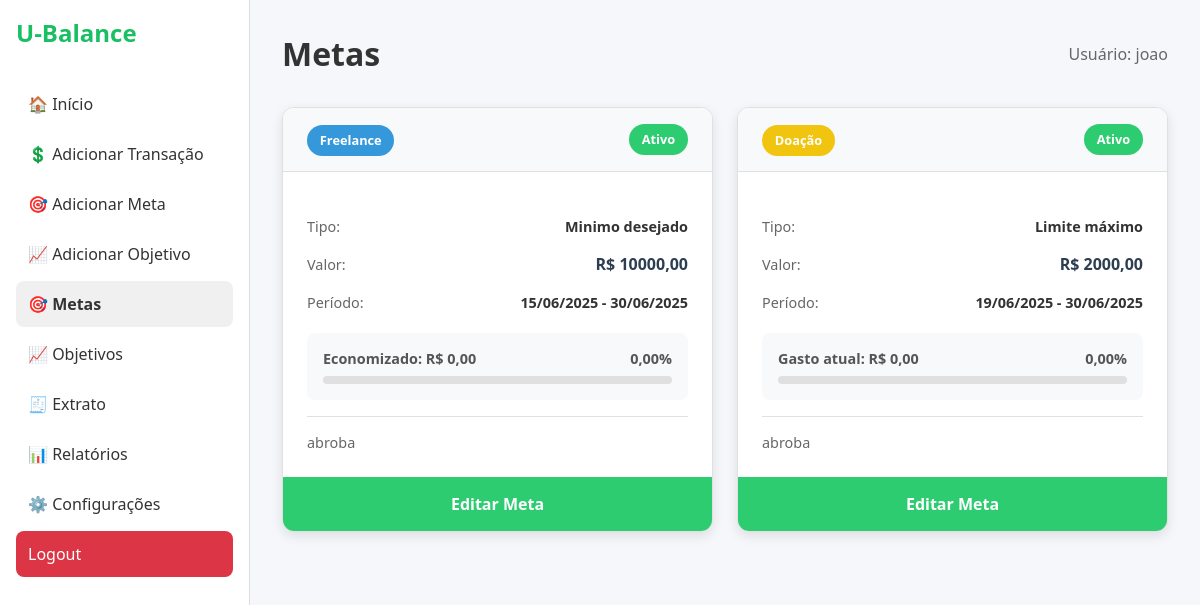
The page /meta/ (signed in) on the database as committed earlier.
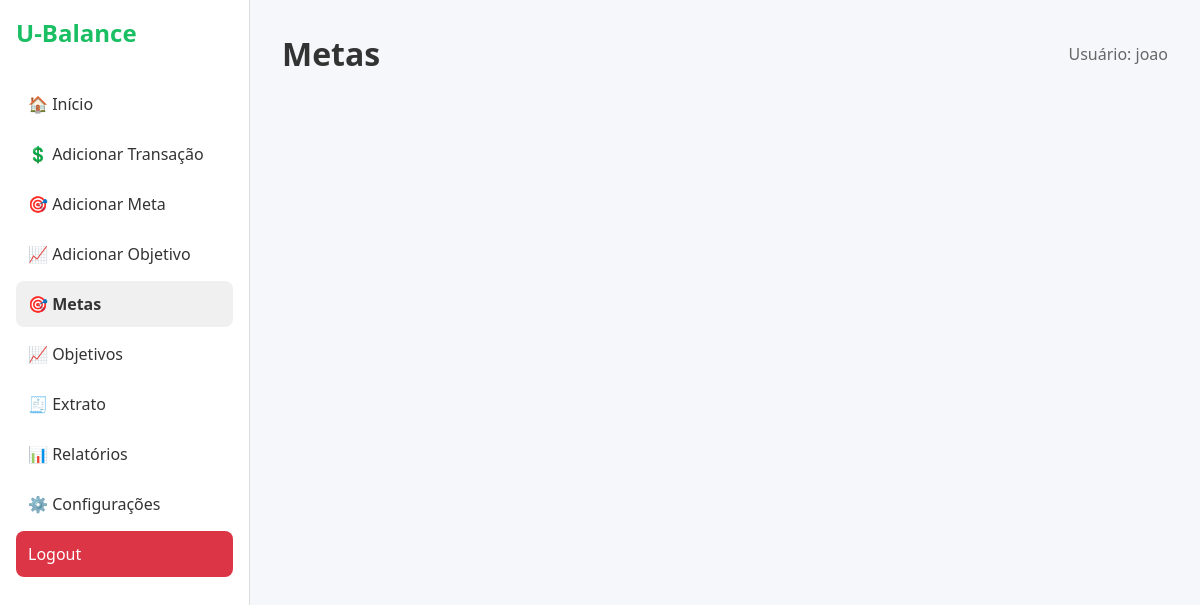
The same page on the database as committed later.
### apps/metas/models.py (models this page shows, shortened)
class Metas(models.Model):
    __opcoes_tipo = [
        ('MAX', 'Limite máximo'),    # Meta de não ultrapassar (Despesa)
        ('MIN', 'Minimo desejado')   # Meta de alcançar (Receita)
    ]
    __opcoes_status = [
        ('A', 'Ativo'),
        ('U', 'Ultrapassado'),
        ('N', 'Não atingido'),
        ('C', 'Concluido'),
    ]
    user_fk = models.ForeignKey(settings.AUTH_USER_MODEL, on_delete=models.CASCADE, related_name='Metas')
    categoria_fk = models.ForeignKey(Categoria, on_delete=models.CASCADE, related_name="Metas")
    tipo = models.CharField(max_length=3, choices=__opcoes_tipo, null=False)
    status = models.CharField(max_length=1, choices=__opcoes_status, default='A')
    valor = models.DecimalField(max_digits=12, decimal_places=2, null=False)
    data_inicio = models.DateField(default=timezone.now)
    data_fim = models.DateField(null=False)
    data_conclusao = models.DateField(null=True,blank=True)
    descricao = models.CharField(max_length=100, null=True)
    def valorAcumulado(self):
        valor_acumulado = ParcelasTransacao.objects.filter(
            transacao_fk__user_fk=self.user_fk,
            transacao_fk__categoria_fk=self.categoria_fk,
            data__gte=self.data_inicio,
            data__lte=self.data_fim,
            pago=True,
        ).aggregate(total=Sum('valor'))['total']
        return valor_acumulado or 0
    def porcentagem(self):
        valor_acumulado = self.valorAcumulado()
        return round((valor_acumulado / self.valor) * 100, 2)
    def status_formatado(self):
        formatacao = {
            'A': 'Ativo',
            'U': 'Ultrapassado',
            'N': 'Não atingido',
            'C': 'Concluído'
        }
        return formatacao[self.status]
    def desempenho(self):
        formatacao = {
            'MAX': 'Gasto atual',
            'MIN': 'Economizado'
        }
        return formatacao[self.tipo]
    def tipagem(self):
        formatacao = {
            'MAX': 'Limite máximo',
            'MIN': 'Minimo desejado'
        }
        return formatacao[self.tipo]

### apps/financeiro/models.py (models this page shows, shortened)
class Categoria(models.Model):
    __escolhas_tipo = [
        ('R', 'Receita'),
        ('D', 'Despesa')
    ]
    nome = models.CharField(max_length=50, null=False)
    tipo = models.CharField(max_length=1, choices=__escolhas_tipo, null=False)
    @staticmethod
    def GetTodasCategorias():
        categorias = Categoria.objects.all()
        return categorias

### apps/usuarios/models.py (models this page shows, shortened)
class CustomUser(AbstractUser):
    objects = CustomUserManager()
    saldoAtual = models.DecimalField(max_digits=12, decimal_places=2, default=0.00)
    dataUltimaTransacaoVerificada = models.DateField(default=date.today())

### apps/metas/views.py (the view)
# urls.py: path('', views.menuMetas, name='meta'),
def menuMetas(request):
    if not request.user.is_authenticated:
        return redirect(reverse('usuario:login'))
    metas = Metas.objects.filter(user_fk__id=request.user.id)
    operacoes = OperacoesMeta(request.user.id)
    for meta in metas:
        operacoes.atualizarStatusMeta(meta)
    gettermetas = GetMetas(request.user.id)
    metas = gettermetas.todosEmOrdem()
    categorias = Categoria.GetTodasCategorias()
    context = {'metas': metas
        , 'categorias': categorias
        , 'todas_categorias_receita': categorias.filter(tipo='R')
        , 'todas_categorias_despesa': categorias.filter(tipo='D')
        , 'hoje': date.today()
        , 'mes': date.today().month
        , 'ano': date.today().year
    }
    return render(request, 'metas.html', context)

### apps/metas/operacoes/metas.py (called while the page is built)
    def todosEmOrdem(self) -> list:
        metas = Metas.objects.filter(user_fk=self.user)
        ativos = metas.filter(status='A').order_by('data_inicio')
        ultrapassados = metas.filter(status='U').order_by('data_inicio')
        nao_atingidos = metas.filter(status='N').order_by('data_inicio')
        concluidos = metas.filter(status='C').order_by('data_inicio')
        return list(chain(ativos, ultrapassados, nao_atingidos, concluidos))

### apps/metas/templates/metas.html (shortened to what this page needs)
{% load static %}
<!DOCTYPE html>
<html lang="pt-br">
<head>
    <link rel="stylesheet" href="{% static 'core/css/style_dashboard.css' %}"/>
    <link rel="stylesheet" href="{% static 'metas/css/metas.css' %}"/>
</head>
<body>
<aside class="sidebar">
    <h1>U-Balance</h1>
    <nav>
        <a href="{% url 'core:dashboard' %}">🏠 Início</a>
        <a href="#" id="abrirModalTransacao">💲 Adicionar Transação</a>
        <a href="#" id="abrirModalMeta">🎯 Adicionar Meta</a>
        <a href="#" id="abrirModalObjetivo">📈 Adicionar Objetivo</a>
        <a href="{% url 'core:metas:meta' %}" style="display:block; background-color: #f0f0f0; font-weight: 600;">🎯
            Metas</a>
        <a href="{% url 'core:objetivos:menu_objetivos' %}">📈 Objetivos</a>
        <a href="{% url 'core:menuExtrato' mes=mes ano=ano %}">🧾 Extrato</a>
        <a href="{% url 'core:relatorio:relatorio_mensal' %}">📊 Relatórios</a>
        <a href="{% url 'usuario:configuracoes' %}">⚙️ Configurações</a>
        <a href="{% url 'usuario:logout' %}" id="logout">Logout</a>
    </nav>
</aside>
<main class="content">
    <div class="metas-header">
        <h1>Metas</h1>
        <div class="usuario-info">Usuário: {{ user.username }}</div>
    </div>
    <div class="metas-grid">
        {% for meta in metas %}
            <div class="meta-card">
                <div class="meta-header">
                    <div class="meta-categoria">
                        <span class="categoria-tag categoria-{{ meta.categoria_fk.nome|lower|slugify }}">{{ meta.categoria_fk.nome }}</span>
                    </div>
                    <div class="meta-status status-{{ meta.status_formatado|lower|slugify }}">{{ meta.status_formatado }}</div>
                </div>
                <div class="meta-content">
                    <div class="meta-info-grid">
                        <div class="info-item">
                            <span class="info-label">Tipo:</span>
                            <span class="info-valor tipo-{{ meta.tipagem|lower|slugify }}">{{ meta.tipagem }}</span>
                        </div>
                        <div class="info-item">
                            <span class="info-label">Valor:</span>
                            <span class="info-valor valor-meta">R$ {{ meta.valor|floatformat:2 }}</span>
                        </div>
                        <div class="info-item">
                            <span class="info-label">Período:</span>
                            <span class="info-valor">{{ meta.data_inicio|date:"d/m/Y" }} - {{ meta.data_fim|date:"d/m/Y" }}</span>
                        </div>
                    </div>
                    <div class="meta-progresso">
                        <div class="progresso-info">
                            <span>{{ meta.desempenho }}: R$ {{ meta.valorAcumulado|floatformat:2 }}</span>
                            <span>{{ meta.porcentagem }}%</span>
                        </div>
                        <div class="progresso-bar">
                        </div>
                    </div>
                    <div class="meta-descricao">
                        <p>{{ meta.descricao }}</p>
                    </div>
                </div>
                <button class="btn-editar-meta"
                        data-id="{{ meta.id }}"
                        data-categoria="{{ meta.categoria_fk.nome }}"
                        data-tipo="{{ meta.tipo }}"
                        data-valor="{{ meta.valor|stringformat:'0.2f' }}"
                        data-inicio="{{ meta.data_inicio|date:'Y-m-d' }}"
                        data-fim="{{ meta.data_fim|date:'Y-m-d' }}"
                        data-descricao="{{ meta.descricao }}">
                    Editar Meta
                </button>
            </div>
        {% endfor %}
    </div>
</main>
</body>
</html>

Rows that differ between the two databases and show on the page:
removed Metas: categoria_fk.nome "Freelance", status_formatado "Ativo", tipagem "Minimo desejado", valor "10000,00", data_inicio "15/06/2025", data_fim "30/06/2025", desempenho "Economizado", valorAcumulado "0,00", porcentagem "0,00", descricao "abroba"
removed Metas: categoria_fk.nome "Doação", status_formatado "Ativo", tipagem "Limite máximo", valor "2000,00", data_inicio "19/06/2025", data_fim "30/06/2025", desempenho "Gasto atual", valorAcumulado "0,00", porcentagem "0,00", descricao "abroba"
